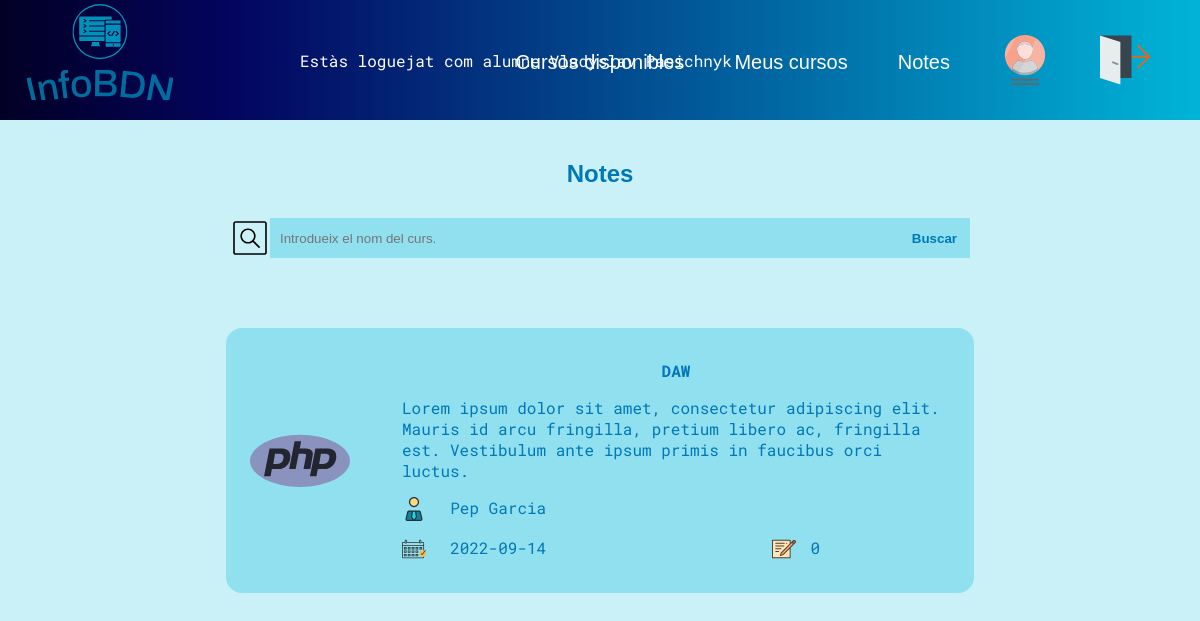
/InfoBDN/minotes_alu.php (signed in), run on the app's committed database.
### tables this page shows
CREATE TABLE `cursos` (
  `Codi` int(3) NOT NULL,
  `Nom` varchar(100) NOT NULL,
  `Descripcio` varchar(800) NOT NULL,
  `Horres_durara` int(3) NOT NULL,
  `Data_inici` date NOT NULL,
  `Data_final` date NOT NULL,
  `DNI_prof` varchar(12) NOT NULL,
  `Actiu` varchar(2) NOT NULL DEFAULT 'si',
  `Foto` varchar(100) NOT NULL
);

CREATE TABLE `professor` (
  `DNI` varchar(12) NOT NULL,
  `Nom` varchar(20) NOT NULL,
  `Cognoms` varchar(20) NOT NULL,
  `Edat` int(2) NOT NULL DEFAULT 30,
  `Titol_academic` varchar(20) NOT NULL,
  `Foto` varchar(255) NOT NULL,
  `Mail` varchar(55) NOT NULL,
  `Actiu` varchar(2) NOT NULL DEFAULT 'si',
  `password` varchar(55) NOT NULL
);

### InfoBDN/minotes_alu.php (the view, shortened to what this page needs)
<!DOCTYPE html>
<html lang="ca">
<head>
    <link rel="stylesheet" href="style.css">
</head>
<body>
    <?php
    include "functions.php";
    if (isset($_SESSION["email"]) && $_SESSION["role"]=="alum"){
        $bddcon= getBddConn();
        $fechaActual = date ( 'Y-m-d' );
        $dni= $_SESSION['dni'];
        if($_POST){
            displayMenuAlumn();
            echo "<h1 class='pageTitles'>Notes</h1>";
            $nom= $_POST['search'];
            $sql = "SELECT * FROM cursos WHERE Nom LIKE '%$nom%' and Actiu like 'si' and Data_final<'$fechaActual' and Codi IN ( SELECT Codi_curs FROM matricula WHERE DNI_alum like '$dni')";
            $consulta = mysqli_query ($bddcon,$sql);
            $numlines = mysqli_num_rows($consulta);
            displaySearchBarAlumCursosNotes();
            for($i=0; $i<$numlines;$i++){
                $curs= mysqli_fetch_assoc($consulta);
                $dniprof= $curs['DNI_prof'];
                $sql2 = "SELECT * FROM professor WHERE  DNI like '$dniprof'";
                $consulta2 = mysqli_query ($bddcon,$sql2);
                $prof= mysqli_fetch_assoc($consulta2);
                if (isset($curs['nota'])){
                    $nota=$curs['nota'];
                }else{
                    $nota='0';
                }
                echo "<div class='cursDisponible'>
                    <div class='leftContent'>
                        <img src='".$curs['Foto']."'>
                    </div>
                    <div class='rightContent'>
                        <div class=' cursDispTitle'>".$curs['Nom']."</div>
                        <div class='cursDispRow cursDispDescrip'>".$curs['Descripcio']."</div>
                        <div class='cursDispRow'><img class='cursIcon' src='img/teacher.svg'> &nbsp ".$prof['Nom']." ".$prof['Cognoms']."</div>
                        <div class='cursDispRow'><div class='cursDispData'>Curs acabat: ".$curs['Data_final']."</div><div class='cursDispTime'> <img class='cursIcon' src='./img/nota.svg'> &nbsp". $nota."</div></div>
                    </div>
                </div>";
            }
        }else{
            echo "<h1 class='pageTitles'>Notes</h1>";
            $sql = "SELECT * FROM cursos WHERE Actiu like 'si' and Data_final<'$fechaActual' and Codi IN ( SELECT Codi_curs FROM matricula WHERE DNI_alum like '$dni')";
            $consulta = mysqli_query ($bddcon,$sql);
            $numlines = mysqli_num_rows($consulta);
            for($i=0; $i<$numlines;$i++){
                $curs= mysqli_fetch_assoc($consulta);
                $dniprof= $curs['DNI_prof'];
                $sql2 = "SELECT * FROM professor WHERE  DNI like '$dniprof'";
                $consulta2 = mysqli_query ($bddcon,$sql2);
                $prof= mysqli_fetch_assoc($consulta2);
                if (isset($curs['nota'])){
                    $nota=$curs['nota'];
                }else{
                    $nota='0';
                }
                echo "<div class='cursDisponible'>
                    <div class='leftContent'>
                        <img src='".$curs['Foto']."'>
                    </div>
                    <div class='rightContent'>
                        <div class=' cursDispTitle'>".$curs['Nom']."</div>
                        <div class='cursDispRow cursDispDescrip'>".$curs['Descripcio']."</div>
                        <div class='cursDispRow'><img class='cursIcon' src='img/teacher.svg'> &nbsp ".$prof['Nom']." ".$prof['Cognoms']."</div>
                        <div class='cursDispRow'><div class='cursDispData'><img class='cursIcon' src='img/enddate.svg'> &nbsp&nbsp".$curs['Data_final']."</div><div class='cursDispTime'> <img class='cursIcon' src='./img/nota.svg'> &nbsp". $nota."</div></div>
                    </div>
                </div>";
            }
        }
    }else{
        echo "<p>Has d'estar valiat per veure aquesta pàgina</p>";
        echo "<META HTTP-EQUIV='REFRESH' CONTENT='3;URL=login_admin.php'>";
    }
    ?>
</body>
</html>

### InfoBDN/style.css (style rules this page uses)
body { background-color: #caf0f8; display: flex; flex-direction: column; align-items: center; margin: 0; font-family: 'Roboto Mono'; color: #0077b6; }
h1 { font-family: 'Fengardo Neue', sans-serif; font-size: 24px; margin-bottom: 50px; }
.cursIcon { width: 24px; height: 24px; margin-right: 5px; }
.cursDisponible { width: 700px; display: grid; grid-template-columns: 1fr 4fr; grid-template-rows: 1fr; grid-column-gap: 15px; grid-row-gap: 0px; font-size: 16px; background-color: #90e0ef; margin-bottom: 30px; padding: 1.5rem; border-radius: 1rem; }
.leftContent { grid-area: 1 / 1 / 2 / 2; display: flex; align-items: center; }
.leftContent>img { width: 100px; height: 100px; }
.rightContent { grid-area: 1 / 2 / 2 / 3; }
.cursDispTitle { text-align: center; font-weight: bolder; padding-bottom: 0.5rem; padding-top: 0.5rem; }
.cursDispRow { display: flex; padding-top: 0.5rem; padding-bottom: 0.5rem; }
.cursDispData { display: flex; justify-items: center; }
.cursDispTime { display: flex; justify-items: center; justify-content: flex-end; width: 50%; }
.pageTitles { margin-top: 40px; margin-bottom: 0px; }

### data on the page
cursos: Foto (picture), Nom "DAW", Descripcio "Lorem ipsum dolor sit amet, consectetur adipiscing elit. Mauris id arcu fringilla, pretium libero ac, fringilla est. Vestibulum ante ipsum primis in faucibus orci luctus.", DNI_prof.Nom "Pep", DNI_prof.Cognoms "Garcia", Data_final "2022-09-14", nota "0"

### other printed values
$_SESSION['nom'] "Vladyslav"
$_SESSION['cognoms'] "Pasichnyk"
